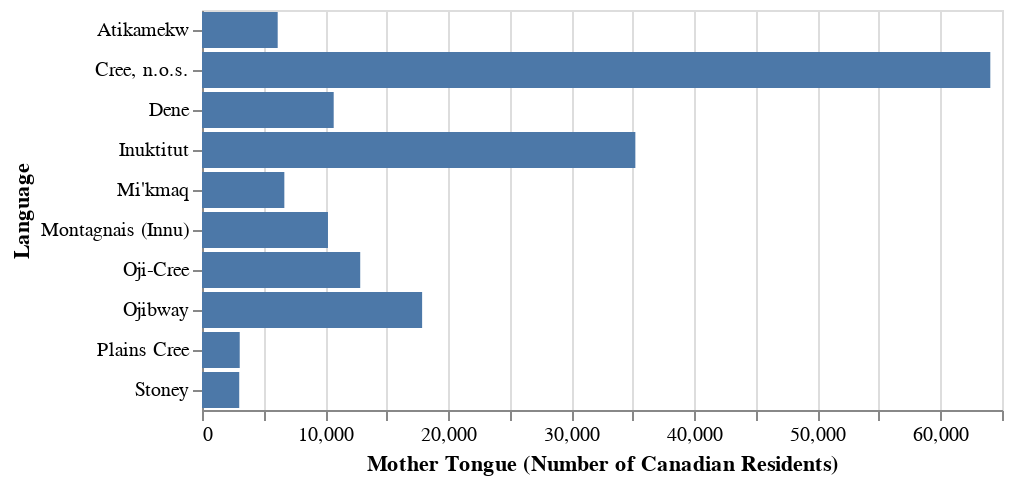

Notebook code cell kept with this figure:
### Code cell
glue('final_plot', ten_lang_plot, display=True)

### Figure 1 — Vega-Lite specification as saved in the notebook (floating-point values rounded to 4 significant figures)
{"config": {"view": {"continuousWidth": 400, "continuousHeight": 300}}, "data": {"name": "data-0cdfcf8245507d928490a47b75d8fff0"}, "mark": "bar", "encoding": {"x": {"field": "mother_tongue", "title": "Mother Tongue (Number of Canadian Residents)", "type": "quantitative"}, "y": {"field": "language", "title": "Language", "type": "nominal"}}, "$schema": "https://vega.github.io/schema/vega-lite/v4.17.0.json", "datasets": {"data-0cdfcf8245507d928490a47b75d8fff0": [{"language": "Cree, n.o.s.", "mother_tongue": 64050}, {"language": "Inuktitut", "mother_tongue": 35210}, {"language": "Ojibway", "mother_tongue": 17885}, {"language": "Oji-Cree", "mother_tongue": 12855}, {"language": "Dene", "mother_tongue": 10700}, {"language": "Montagnais (Innu)", "mother_tongue": 10235}, {"language": "Mi'kmaq", "mother_tongue": 6690}, {"language": "Atikamekw", "mother_tongue": 6150}, {"language": "Plains Cree", "mother_tongue": 3065}, {"language": "Stoney", "mother_tongue": 3025}]}}
